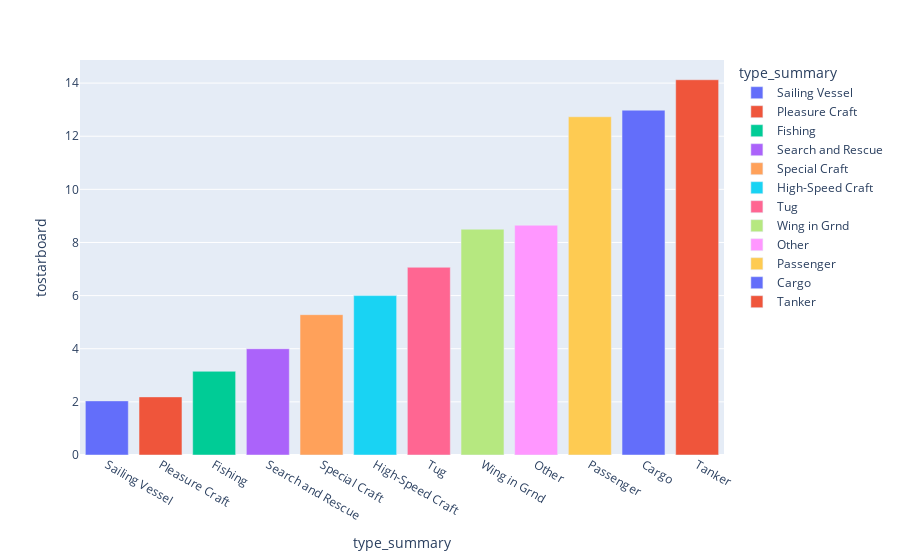

Notebook code for this chart:
### Code cell
px.bar(meandf.sort_values('tostarboard'), x='type_summary', y='tostarboard', color='type_summary')

### Figure 1 — Plotly figure (JSON) as saved in the notebook; plotly's stock layout.template omitted (floating-point values rounded to 4 significant figures)
{"data": [{"alignmentgroup": "True", "hovertemplate": "type_summary=%{x}<br>tostarboard=%{y}<extra></extra>", "legendgroup": "Sailing Vessel", "marker": {"color": "#636efa"}, "name": "Sailing Vessel", "offsetgroup": "Sailing Vessel", "orientation": "v", "showlegend": true, "textposition": "auto", "type": "bar", "x": ["Sailing Vessel"], "xaxis": "x", "y": [2.037], "yaxis": "y"}, {"alignmentgroup": "True", "hovertemplate": "type_summary=%{x}<br>tostarboard=%{y}<extra></extra>", "legendgroup": "Pleasure Craft", "marker": {"color": "#EF553B"}, "name": "Pleasure Craft", "offsetgroup": "Pleasure Craft", "orientation": "v", "showlegend": true, "textposition": "auto", "type": "bar", "x": ["Pleasure Craft"], "xaxis": "x", "y": [2.188], "yaxis": "y"}, {"alignmentgroup": "True", "hovertemplate": "type_summary=%{x}<br>tostarboard=%{y}<extra></extra>", "legendgroup": "Fishing", "marker": {"color": "#00cc96"}, "name": "Fishing", "offsetgroup": "Fishing", "orientation": "v", "showlegend": true, "textposition": "auto", "type": "bar", "x": ["Fishing"], "xaxis": "x", "y": [3.151], "yaxis": "y"}, {"alignmentgroup": "True", "hovertemplate": "type_summary=%{x}<br>tostarboard=%{y}<extra></extra>", "legendgroup": "Search and Rescue", "marker": {"color": "#ab63fa"}, "name": "Search and Rescue", "offsetgroup": "Search and Rescue", "orientation": "v", "showlegend": true, "textposition": "auto", "type": "bar", "x": ["Search and Rescue"], "xaxis": "x", "y": [4], "yaxis": "y"}, {"alignmentgroup": "True", "hovertemplate": "type_summary=%{x}<br>tostarboard=%{y}<extra></extra>", "legendgroup": "Special Craft", "marker": {"color": "#FFA15A"}, "name": "Special Craft", "offsetgroup": "Special Craft", "orientation": "v", "showlegend": true, "textposition": "auto", "type": "bar", "x": ["Special Craft"], "xaxis": "x", "y": [5.282], "yaxis": "y"}, {"alignmentgroup": "True", "hovertemplate": "type_summary=%{x}<br>tostarboard=%{y}<extra></extra>", "legendgroup": "High-Speed Craft", "marker": {"color": "#19d3f3"}, "name": "High-Speed Craft", "offsetgroup": "High-Speed Craft", "orientation": "v", "showlegend": true, "textposition": "auto", "type": "bar", "x": ["High-Speed Craft"], "xaxis": "x", "y": [6], "yaxis": "y"}, {"alignmentgroup": "True", "hovertemplate": "type_summary=%{x}<br>tostarboard=%{y}<extra></extra>", "legendgroup": "Tug", "marker": {"color": "#FF6692"}, "name": "Tug", "offsetgroup": "Tug", "orientation": "v", "showlegend": true, "textposition": "auto", "type": "bar", "x": ["Tug"], "xaxis": "x", "y": [7.067], "yaxis": "y"}, {"alignmentgroup": "True", "hovertemplate": "type_summary=%{x}<br>tostarboard=%{y}<extra></extra>", "legendgroup": "Wing in Grnd", "marker": {"color": "#B6E880"}, "name": "Wing in Grnd", "offsetgroup": "Wing in Grnd", "orientation": "v", "showlegend": true, "textposition": "auto", "type": "bar", "x": ["Wing in Grnd"], "xaxis": "x", "y": [8.5], "yaxis": "y"}, {"alignmentgroup": "True", "hovertemplate": "type_summary=%{x}<br>tostarboard=%{y}<extra></extra>", "legendgroup": "Other", "marker": {"color": "#FF97FF"}, "name": "Other", "offsetgroup": "Other", "orientation": "v", "showlegend": true, "textposition": "auto", "type": "bar", "x": ["Other"], "xaxis": "x", "y": [8.649], "yaxis": "y"}, {"alignmentgroup": "True", "hovertemplate": "type_summary=%{x}<br>tostarboard=%{y}<extra></extra>", "legendgroup": "Passenger", "marker": {"color": "#FECB52"}, "name": "Passenger", "offsetgroup": "Passenger", "orientation": "v", "showlegend": true, "textposition": "auto", "type": "bar", "x": ["Passenger"], "xaxis": "x", "y": [12.73], "yaxis": "y"}, {"alignmentgroup": "True", "hovertemplate": "type_summary=%{x}<br>tostarboard=%{y}<extra></extra>", "legendgroup": "Cargo", "marker": {"color": "#636efa"}, "name": "Cargo", "offsetgroup": "Cargo", "orientation": "v", "showlegend": true, "textposition": "auto", "type": "bar", "x": ["Cargo"], "xaxis": "x", "y": [12.98], "yaxis": "y"}, {"alignmentgroup": "True", "hovertemplate": "type_summary=%{x}<br>tostarboard=%{y}<extra></extra>", "legendgroup": "Tanker", "marker": {"color": "#EF553B"}, "name": "Tanker", "offsetgroup": "Tanker", "orientation": "v", "showlegend": true, "textposition": "auto", "type": "bar", "x": ["Tanker"], "xaxis": "x", "y": [14.13], "yaxis": "y"}], "layout": {"barmode": "relative", "legend": {"title": {"text": "type_summary"}, "tracegroupgap": 0}, "margin": {"t": 60}, "xaxis": {"anchor": "y", "categoryarray": ["Sailing Vessel", "Pleasure Craft", "Fishing", "Search and Rescue", "Special Craft", "High-Speed Craft", "Tug", "Wing in Grnd", "Other", "Passenger", "Cargo", "Tanker"], "categoryorder": "array", "domain": [0, 1], "title": {"text": "type_summary"}}, "yaxis": {"anchor": "x", "domain": [0, 1], "title": {"text": "tostarboard"}}}}
